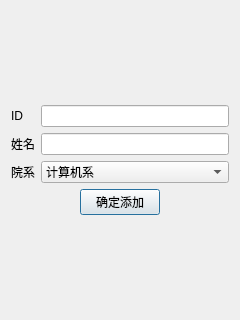
<?xml version="1.0" encoding="UTF-8"?>
<ui version="4.0">
 <class>CDialog_AddTeacher</class>
 <widget class="QDialog" name="CDialog_AddTeacher">
  <property name="geometry">
   <rect>
    <x>0</x>
    <y>0</y>
    <width>240</width>
    <height>320</height>
   </rect>
  </property>
  <property name="windowTitle">
   <string>Dialog</string>
  </property>
  <layout class="QVBoxLayout" name="verticalLayout_3">
   <item>
    <spacer name="verticalSpacer">
     <property name="orientation">
      <enum>Qt::Vertical</enum>
     </property>
     <property name="sizeHint" stdset="0">
      <size>
       <width>20</width>
       <height>40</height>
      </size>
     </property>
    </spacer>
   </item>
   <item>
    <layout class="QHBoxLayout" name="horizontalLayout">
     <item>
      <layout class="QVBoxLayout" name="verticalLayout">
       <item>
        <widget class="QLabel" name="label">
         <property name="text">
          <string>ID</string>
         </property>
        </widget>
       </item>
       <item>
        <widget class="QLabel" name="label_2">
         <property name="text">
          <string>姓名</string>
         </property>
        </widget>
       </item>
       <item>
        <widget class="QLabel" name="label_3">
         <property name="text">
          <string>院系</string>
         </property>
        </widget>
       </item>
      </layout>
     </item>
     <item>
      <layout class="QVBoxLayout" name="verticalLayout_2">
       <item>
        <widget class="QLineEdit" name="lineEdit_ID"/>
       </item>
       <item>
        <widget class="QLineEdit" name="lineEdit_Nanme"/>
       </item>
       <item>
        <widget class="QComboBox" name="comboBox">
         <item>
          <property name="text">
           <string>计算机系</string>
          </property>
         </item>
         <item>
          <property name="text">
           <string>医疗系</string>
          </property>
         </item>
         <item>
          <property name="text">
           <string>建筑系</string>
          </property>
         </item>
         <item>
          <property name="text">
           <string>公共课系</string>
          </property>
         </item>
        </widget>
       </item>
      </layout>
     </item>
    </layout>
   </item>
   <item>
    <layout class="QHBoxLayout" name="horizontalLayout_2">
     <item>
      <spacer name="horizontalSpacer">
       <property name="orientation">
        <enum>Qt::Horizontal</enum>
       </property>
       <property name="sizeHint" stdset="0">
        <size>
         <width>40</width>
         <height>20</height>
        </size>
       </property>
      </spacer>
     </item>
     <item>
      <widget class="QPushButton" name="pushButton_OK">
       <property name="text">
        <string>确定添加</string>
       </property>
      </widget>
     </item>
     <item>
      <spacer name="horizontalSpacer_2">
       <property name="orientation">
        <enum>Qt::Horizontal</enum>
       </property>
       <property name="sizeHint" stdset="0">
        <size>
         <width>40</width>
         <height>20</height>
        </size>
       </property>
      </spacer>
     </item>
    </layout>
   </item>
   <item>
    <spacer name="verticalSpacer_2">
     <property name="orientation">
      <enum>Qt::Vertical</enum>
     </property>
     <property name="sizeHint" stdset="0">
      <size>
       <width>20</width>
       <height>40</height>
      </size>
     </property>
    </spacer>
   </item>
  </layout>
 </widget>
 <resources/>
 <connections/>
</ui>
